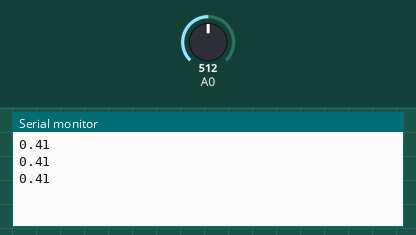
This sketch was run on a simulated Arduino Uno, built with avr-gcc and run on an emulated ATmega328P. Parts: the last lines printed to the serial monitor. The inputs (shaded band) are chosen by the test bench; at power-on: A0 = 512.

Above: at 1.3 s.
1.4 s: A0 set to 716
At 1.9 s:
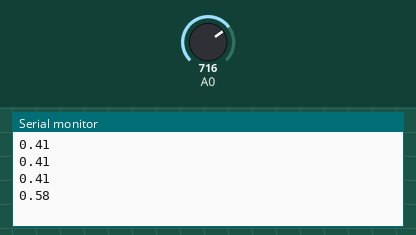
2.9 s: A0 set to 900
At 3.4 s:
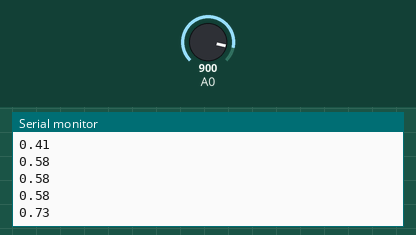
Timing chart, 0 to 5.9 s (numbered marks = the images above; inputs shaded):
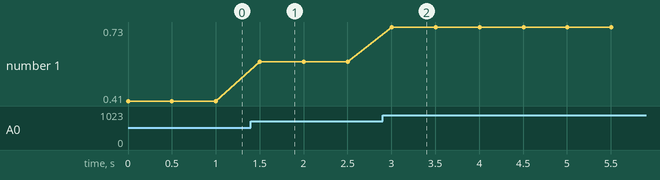

Measured:
- after the input at 1.4 s, the serial monitor: prints a new line after 0.10 s (image 1)
- after the input at 2.9 s, the serial monitor: prints a new line after 0.10 s (image 2)
- plotted number 1: 0.41 → 0.58 after the input at 1.4 s, 0.58 → 0.73 after the input at 2.9 s

The sketch:

ph_sensor_calibrate.ino
```cpp
int pH_Value;
float Voltage;
void setup(){
  Serial.begin(9600) ;
  pinMode(pH_Value, INPUT);
}

void loop (){
  pH_Value = analogRead(A0);
  Voltage = pH_Value * (3.3 / 4095.0);
  Serial.println(Voltage);
  delay(500);
}
```
